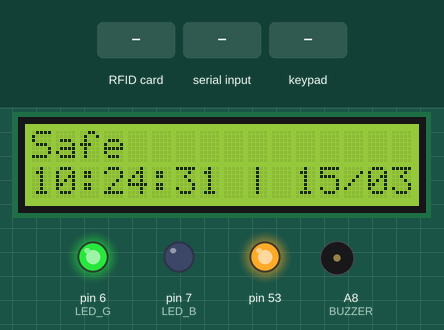
A sketch run on a simulated Arduino Mega 2560, built with avr-gcc and run on an emulated ATmega2560. Parts: 16×2 character LCD, output pins drawn as LEDs (lit = HIGH), buzzer (waves = sounding). The test bench sets the inputs (shaded band). The local clock reads 2024-03-15 10:24:30 at power-on unless the sketch sets it; pins used as bus, display or sensor lines are not drawn; what the sketch prints to the serial monitor is not drawn.

Above: at 1.6 s.
1.7 s: RFID card 5A 83 51 B3 held to the reader
At 3.0 s:
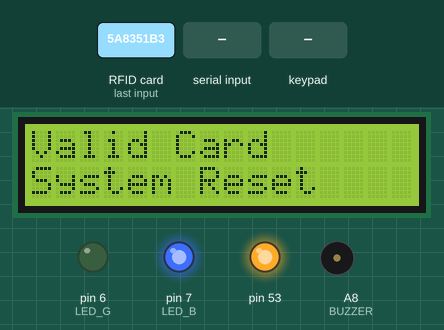
3.6 s: "DATA\n" received over the second serial link
At 4.05 s:
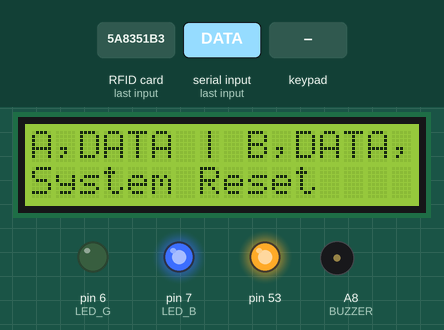
6.3 s: RFID card 5E 7A 19 C4 held to the reader
At 6.8 s:
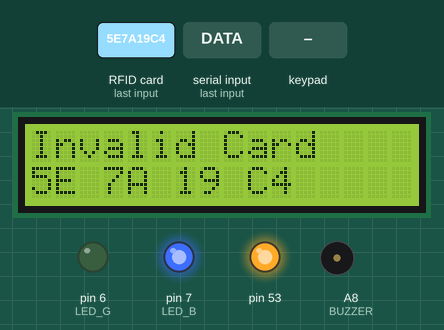
9.3 s: RFID card 5A 83 51 B3 held to the reader
At 10.7 s:
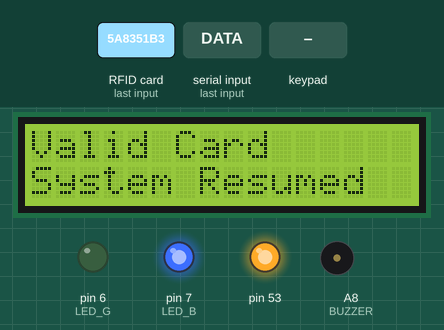
12.3 s: "ALERT\n" received over the second serial link
At 13.4 s:
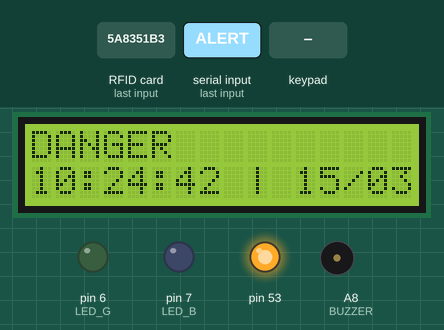
15.3 s: key 'A' pressed
At 16.3 s:
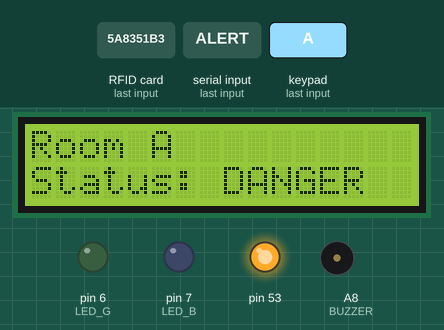
Timing chart, 0 to 18.3 s (numbered marks = the images above; inputs shaded):
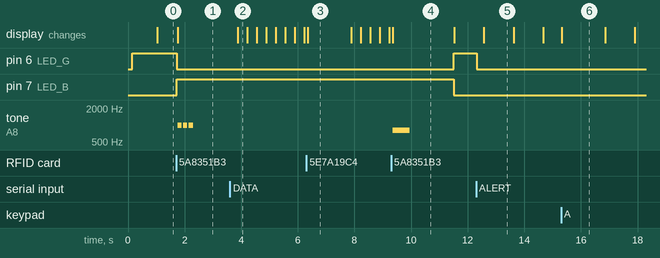

Measured:
- after the input at 1.7 s, pin 6 (LED_G): HIGH → LOW at once; pin 7 (LED_B): LOW → HIGH at once; tone on A8 (BUZZER): alternates 1000 Hz for 0.15 s and silent for 0.05 s, 6 changes in all, then stays silent, starting after 0.05 s; the display: changes after 0.05 s (image 1)
- after the input at 3.6 s, the display: changes after 0.28 s (image 2)
- after the input at 6.3 s, the display: changes after 0.05 s (image 3)
- after the input at 9.3 s, pin 6 (LED_G): LOW → HIGH after 2.2 s; pin 7 (LED_B): HIGH → LOW after 2.2 s; tone on A8 (BUZZER): silent → 800 Hz after 0.05 s, → silent 0.60 s later; the display: changes after 0.05 s (image 4)
- after the input at 12.3 s, pin 6 (LED_G): HIGH → LOW at once; the display: changes after 0.28 s (image 5)
- after the input at 15.3 s, the display: changes at once (image 6)
- what the display in image 3 shows lasts 1.5 s, from 6.4 s to 7.9 s

The sketch:

Mega.ino
```cpp
#include <Wire.h>
#include <LiquidCrystal_I2C.h>
#include <Keypad.h>
#include <SPI.h>
#include <MFRC522.h>
#include <RTClib.h>

// --- RFID ---
#define RST_PIN 5
#define SS_PIN 4
MFRC522 rfid(SS_PIN, RST_PIN);

// --- RTC ---
RTC_DS3231 rtc;

// --- LCD ---
LiquidCrystal_I2C lcd(0x27, 16, 2);

// --- RGB LED ---
#define LED_R 5
#define LED_G 6
#define LED_B 7

// --- Buzzer ---
#define BUZZER A8

// --- Keypad ---
const byte ROWS = 2;
const byte COLS = 2;
char keys[ROWS][COLS] = {{'A', 'B'}, {'C', 'D'}};
byte rowPins[ROWS] = {10, 9};
byte colPins[COLS] = {11, 12};
Keypad keypad = Keypad(makeKeymap(keys), rowPins, colPins, ROWS, COLS);

// --- Room Status ---
byte roomStatus[4] = {0, 0, 0, 0};  // Room A–D
bool systemPaused = false;

// --- Scrolling data ---
String roomAData = "DATA,N/A,N/A,N/A";
String scrollText = "";
int scrollIndex = 0;
unsigned long lastScrollTime = 0;
const unsigned long scrollInterval = 300;

// --- LCD Refresh Timer ---
unsigned long lastLCDUpdate = 0;
const unsigned long lcdRefreshInterval = 1000;

void setup() {
  Serial.begin(9600);
  Serial1.begin(9600);  // From UNO → MEGA RX1 = D19

  SPI.begin();
  rfid.PCD_Init();
  rtc.begin();
  lcd.begin(16, 2);
  lcd.backlight();

  pinMode(LED_R, OUTPUT);
  pinMode(LED_G, OUTPUT);
  pinMode(LED_B, OUTPUT);
  pinMode(BUZZER, OUTPUT);

  lcd.clear();
  Serial.println("System Ready");
}

void loop() {
  const byte authorizedUID[4] = {0x5A, 0x83, 0x51, 0xB3};

  // --- RFID scan to toggle pause ---
  if (rfid.PICC_IsNewCardPresent() && rfid.PICC_ReadCardSerial()) {
    String uidString = "";
    bool isAuthorized = true;

    if (rfid.uid.size != sizeof(authorizedUID)) {
      isAuthorized = false;
    } else {
      for (byte i = 0; i < rfid.uid.size; i++) {
        if (rfid.uid.uidByte[i] != authorizedUID[i]) {
          isAuthorized = false;
          break;
        }
      }
    }

    for (byte i = 0; i < rfid.uid.size; i++) {
      if (rfid.uid.uidByte[i] < 0x10) uidString += "0";
      uidString += String(rfid.uid.uidByte[i], HEX);
      if (i < rfid.uid.size - 1) uidString += " ";
    }
    uidString.toUpperCase();

    lcd.clear();
    if (isAuthorized) {
      systemPaused = !systemPaused;

      if (systemPaused) {
        digitalWrite(BUZZER, LOW);
        setRGB(0, 0, 255);  // Blue
        lcd.setCursor(0, 0); lcd.print("Valid Card");
        lcd.setCursor(0, 1); lcd.print("System Reset");
        for (int i = 0; i < 3; i++) {
          tone(BUZZER, 1000, 150);
          delay(200);
        }
        noTone(BUZZER);
      } else {
        lcd.setCursor(0, 0); lcd.print("Valid Card");
        lcd.setCursor(0, 1); lcd.print("System Resumed");
        tone(BUZZER, 800, 600);
        delay(650);
        noTone(BUZZER);
      }

      Serial.print("UID: "); Serial.println(uidString);
    } else {
      lcd.setCursor(0, 0); lcd.print("Invalid Card");
      lcd.setCursor(0, 1); lcd.print(uidString);
      Serial.print("Rejected UID: "); Serial.println(uidString);
    }

    delay(1500);
    rfid.PICC_HaltA();
  }

  // ✅ Always read Serial1 from UNO
  while (Serial1.available()) {
    String input = Serial1.readStringUntil('\n');
    input.trim();

    if (input.startsWith("DATA")) {
      roomAData = input;

      // Extract status from DATA line
      int lastComma = input.lastIndexOf(',');
      String status = input.substring(lastComma + 1);

      if (status == "TRIGGER") {
        roomStatus[0] = 1;
        if (!systemPaused) digitalWrite(BUZZER, HIGH);
      } else if (status == "SAFE") {
        roomStatus[0] = 0;
        digitalWrite(BUZZER, LOW);  // Always allow buzzer to turn off
      }
    } else if (input == "ALERT") {
      roomStatus[0] = 1;
      if (!systemPaused) digitalWrite(BUZZER, HIGH);
    } else if (input == "SAFE") {
      roomStatus[0] = 0;
      digitalWrite(BUZZER, LOW);
    }
  }

  // --- Scroll during reset ---
  if (systemPaused) {
    showScrollingResetScreen();
    return;
  }

  // --- RGB LED reflects room A status ---
  if (roomStatus[0] == 1) {
    setRGB(255, 0, 0);  // Red
  } else {
    setRGB(0, 255, 0);  // Green
  }

  // --- Keypad room status check ---
  char key = keypad.getKey();
  if (key) {
    int roomIndex = -1;
    String roomName = "";

    switch (key) {
      case 'A': roomIndex = 0; roomName = "Room A"; break;
      case 'B': roomIndex = 1; roomName = "Room B"; break;
      case 'C': roomIndex = 2; roomName = "Room C"; break;
      case 'D': roomIndex = 3; roomName = "Room D"; break;
    }

    if (roomIndex >= 0) {
      lcd.clear();
      lcd.setCursor(0, 0);
      lcd.print(roomName);
      lcd.setCursor(0, 1);
      if (roomStatus[roomIndex] == 0) {
        lcd.print("Status: Safe");
      } else {
        lcd.print("Status: DANGER");
      }
      delay(1500);
    }
  }

  // --- Default display ---
  if (millis() - lastLCDUpdate >= lcdRefreshInterval) {
    showDefaultScreen();
    lastLCDUpdate = millis();
  }
}

// --- Scroll Room A Data during Reset Mode ---
void showScrollingResetScreen() {
  static String baseText = "";

  baseText = "A," + roomAData + " | B,DATA,N/A,N/A,N/A | C,DATA,N/A,N/A,N/A | D,DATA,N/A,N/A,N/A | ";

  if (millis() - lastScrollTime >= scrollInterval) {
    scrollText = baseText + baseText;
    String window = scrollText.substring(scrollIndex, scrollIndex + 16);
    lcd.clear();
    lcd.setCursor(0, 0);
    lcd.print(window);
    lcd.setCursor(0, 1);
    lcd.print("System Reset");

    scrollIndex++;
    if (scrollIndex >= baseText.length()) scrollIndex = 0;
    lastScrollTime = millis();
  }
}

// --- RGB Helper ---
void setRGB(int r, int g, int b) {
  analogWrite(LED_R, r);
  analogWrite(LED_G, g);
  analogWrite(LED_B, b);
}

// --- LCD: Default display ---
void showDefaultScreen() {
  lcd.clear();
  lcd.setCursor(0, 0);
  if (roomStatus[0] == 1) {
    lcd.print("DANGER");
  } else {
    lcd.print("Safe");
  }

  DateTime now = rtc.now();
  lcd.setCursor(0, 1);
  print2digits(now.hour());
  lcd.print(':');
  print2digits(now.minute());
  lcd.print(':');
  print2digits(now.second());
  lcd.print(" | ");
  print2digits(now.day());
  lcd.print('/');
  print2digits(now.month());
}

// --- Helper: 2-digit formatting ---
void print2digits(int number) {
  if (number < 10) lcd.print('0');
  lcd.print(number);
}
```
